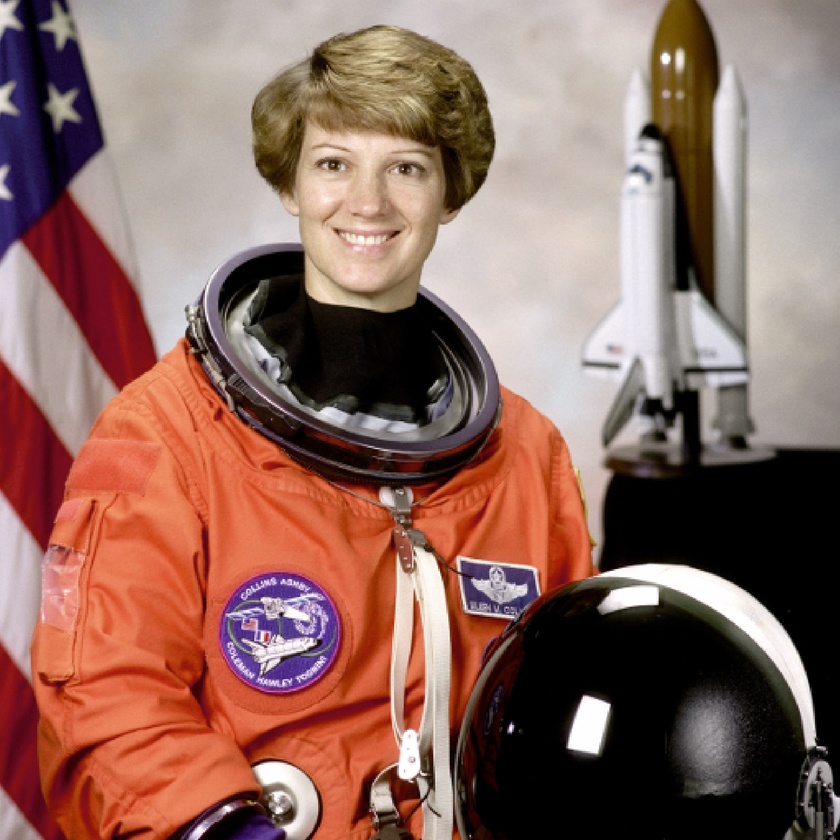
#> input picture ch_07_domain/example.jpg, 840 x 840 px, shrunk from 1737 x 1739 before the run
$ jupyter execute '148_DoG 에지 검출 copy.ipynb'
#> lines starting #> are read from the running program, lines starting #| are printed output that depends on the picture
[cell 1]
import cv2, numpy as np, matplotlib.pyplot as plt

# 이미지 불러오기 (흑백 이미지로 변환)
image = cv2.imread('example.jpg', cv2.IMREAD_GRAYSCALE)
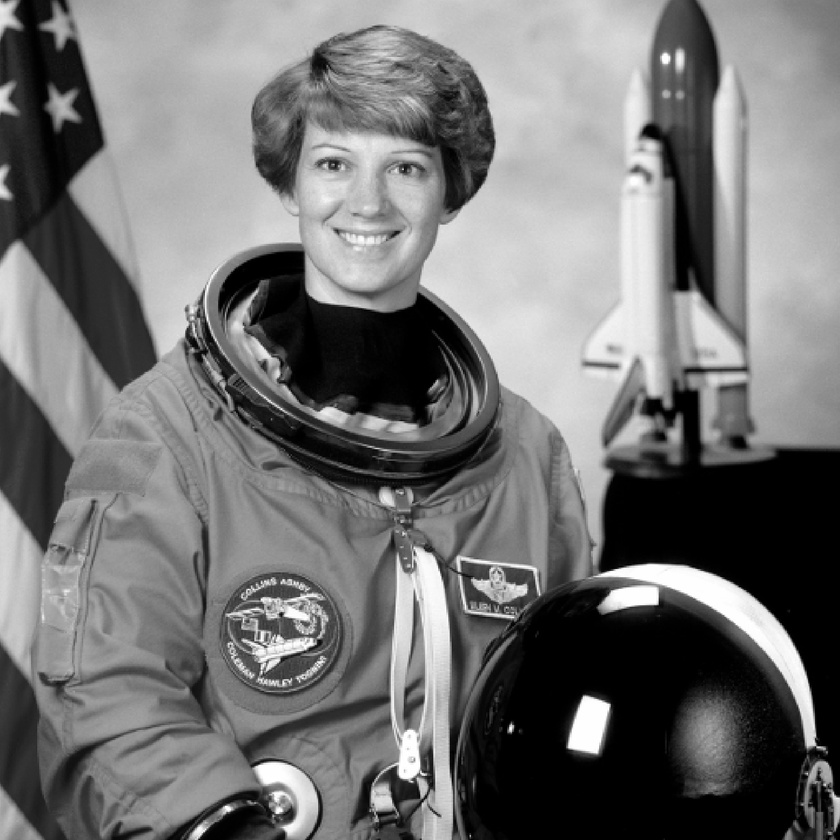
#> image: shape (840, 840); min 0, max 255, mean 115.4

# 두 개의 다른 표준 편차를 가진 가우시안 블러를 적용
blurred_image_1 = cv2.GaussianBlur(image, (5, 5), 0)    # 표준편차가 작은 가우시안
blurred_image_2 = cv2.GaussianBlur(image, (15, 15), 0)  # 표준편차가 큰 가우시안
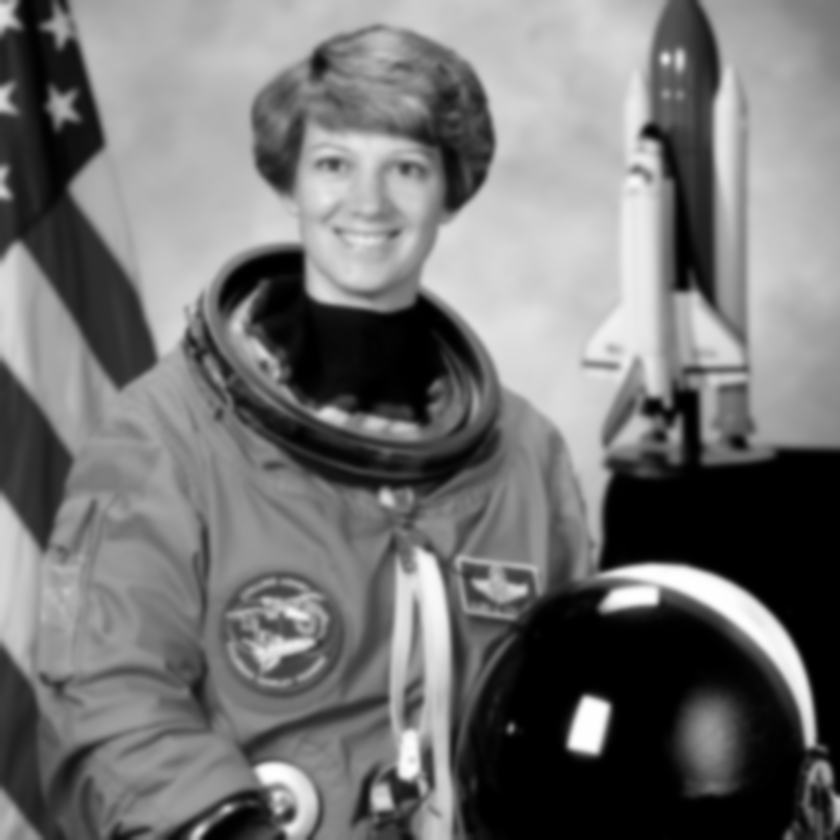
#> blurred_image_2: shape (840, 840); min 0, max 254, mean 115.4

# 두 이미지를 빼서 DoG (Difference of Gaussian) 구하기
dog = blurred_image_1 - blurred_image_2
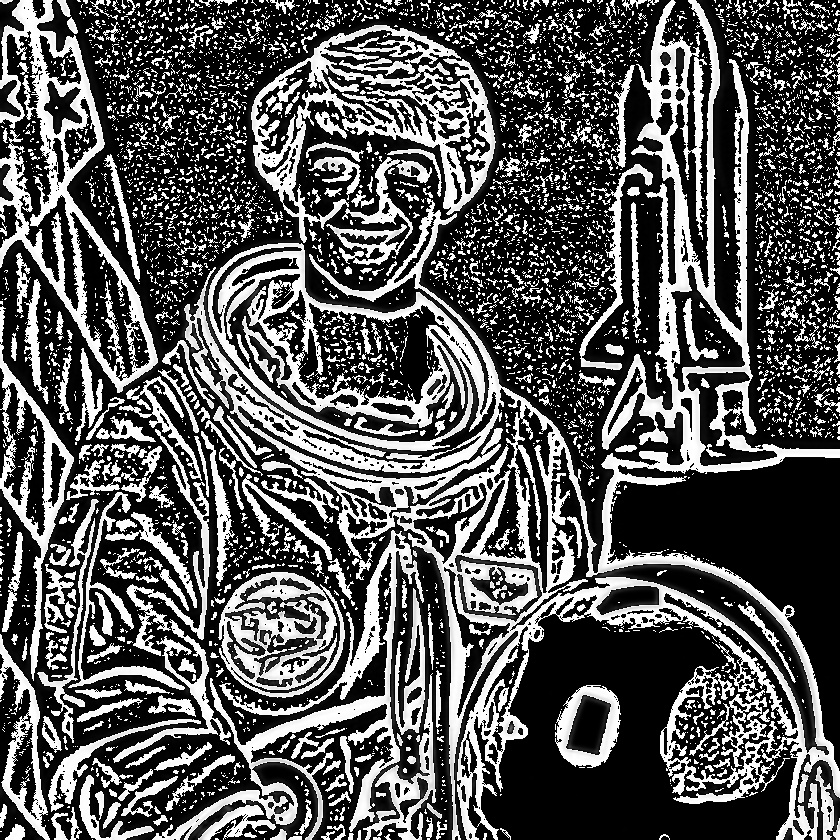
#> dog: shape (840, 840); min 0, max 255, mean 86.9

# 음수를 절댓값으로 변환하여 에지 강조
dog_abs = np.abs(dog).astype(np.uint8)

# 폰트 사이즈
fs = 30

# 결과 출력
plt.figure(figsize=(16, 16))

plt.subplot(2, 2, 1)
plt.title("Original Image", fontsize=fs)
plt.imshow(image, cmap='gray')
plt.axis('off')

plt.subplot(2, 2, 2)
plt.title("DoG Edge Detection", fontsize=fs)
plt.imshow(dog_abs, cmap='gray')
plt.axis('off')

plt.tight_layout()
plt.show()
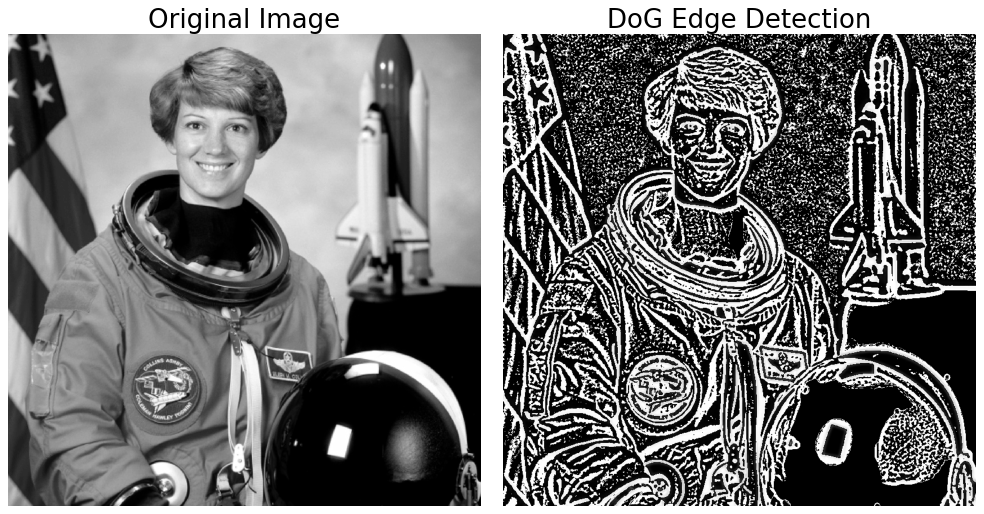
#> figure drawn by matplotlib, 2 panels

$ run again, with ch_07_domain/sharpen.jpg copied over ch_07_domain/example.jpg
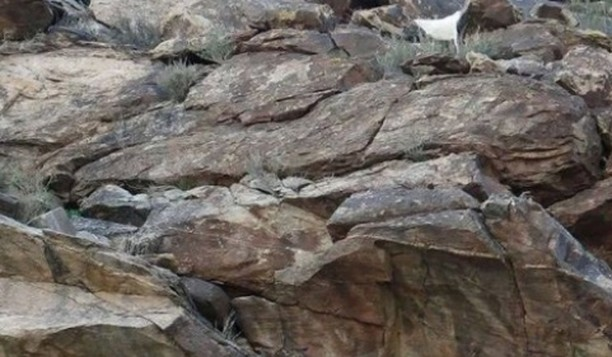
#> input picture ch_07_domain/sharpen.jpg, 612 x 357 px
#> `dog = blurred_image_1 - blurred_image_2`:
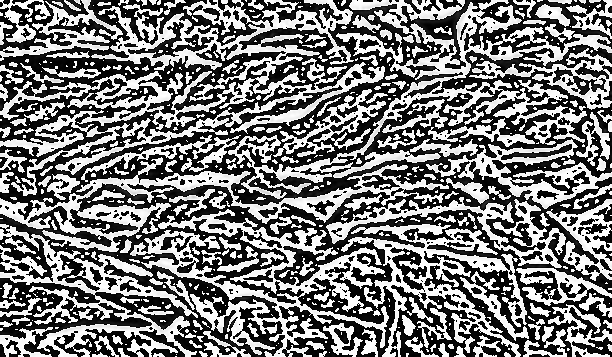
#> dog: shape (357, 612); min 0, max 255, mean 121.3
#> `plt.show()`:
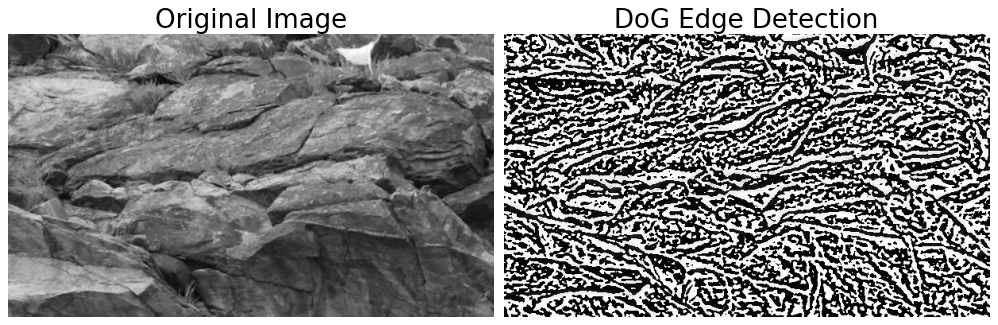
#> figure drawn by matplotlib, 2 panels
